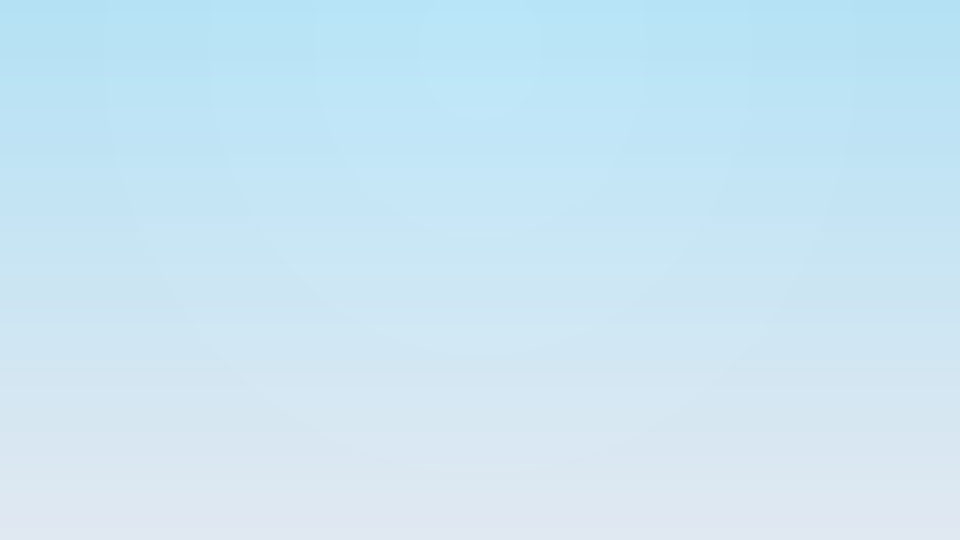
#> input picture blue_archive/assets/gacha_bg.png, 1920 x 1080 px (shown at 1/2 size)
$ python -i gacha_renderer.py   (imports and definitions only)
#> lines starting #> are read from the running program, lines starting #| are printed output that depends on the picture
### blue_archive/data.py
#this module loads student data and fetches live banner info from the api##
"""Student and banner data layer for the Blue Archive gacha simulator."""
######################################################################
import json
import logging
import random
from datetime import datetime, timezone
from pathlib import Path
from typing import Optional
from urllib.parse import quote

import aiohttp

from .constants import (
    BUNDLED_DB,
    BANNER_API,
    CHARACTER_API,
    PORTRAIT_CDN,
    WIKI_PORTRAIT_BASE,
    WIKI_VARIANT_MAP,
    BANNER_RATES,
    DEFAULT_RATES,
    RATEUP_RATE,
    PULL10_RATES,
)

log = logging.getLogger(__name__)


class StudentDB:
    """In-memory student database loaded from the bundled SchaleDB JSON."""

    def __init__(self) -> None:
        self.students: list[dict] = []
        self.by_id: dict[int, dict] = {}
        self.by_name: dict[str, dict] = {}
        self.by_rarity: dict[int, list[dict]] = {1: [], 2: [], 3: []}
        self._loaded = False

    # [55 lines left out: functions load, load_data, _index, not called in this run]

    async def merge_ennead(self, banner_cache: dict) -> int:
        """Fetch the ennead.cc character API and merge any new characters."""
        try:
            async with aiohttp.ClientSession() as session:
                async with session.get(CHARACTER_API, timeout=aiohttp.ClientTimeout(total=15)) as resp:
                    if resp.status != 200:
                        log.warning("Ennead character API returned %d", resp.status)
                        return 0
                    chars = await resp.json()
        except Exception:
            log.exception("Failed to fetch ennead character API")
            return 0

        return self.merge_chars(chars, banner_cache)

    # [93 lines left out: functions merge_chars, _merge_chars, _build_is_limited, pool_totals, not called in this run]

    def get(self, student_id: int) -> Optional[dict]:
        return self.by_id.get(student_id)

    # [149 lines left out: functions get_by_name, resolve_rateups, build_pool, weighted_pick, random_by_rarity, cdn_portrait, not called in this run]

    def cdn_collection(self, student: dict) -> str:
        """SchaleDB CDN collection art URL (in-game card portrait, keyed by ID)."""
        return f"{PORTRAIT_CDN}/student/collection/{student['Id']}.webp"

    def cdn_sprite(self, student: dict) -> str:
        """SchaleDB CDN full-body sprite URL (last resort, keyed by ID)."""
        return f"{PORTRAIT_CDN}/student/portrait/{student['Id']}.webp"


# Global singleton
db = StudentDB()


# [9 lines left out: function roll_rarity, not called in this run]


def get_rates_for_banner(banner: dict) -> tuple[float, float, float]:
    """Return (3star_rate, 2star_rate, 1star_rate) for a banner's gachaType."""
    return BANNER_RATES.get(banner.get("gachaType", ""), DEFAULT_RATES)


# --- Banner fetching ---------------------------------------------------------

async def fetch_banners(session: Optional[aiohttp.ClientSession] = None) -> Optional[dict]:
    """Fetch live banner data from the BlueArchiveAPI.

    Returns {"current": [...], "upcoming": [...], "ended": [...]}, or None if
    the fetch failed (so callers can keep their last good data).
    Each banner has: id, gachaType, rateups (list of names), startedAt, endedAt.
    """
    close_session = session is None
    if close_session:
        session = aiohttp.ClientSession()

    try:
        async with session.get(BANNER_API) as resp:
            if resp.status == 200:
                data = await resp.json()
                log.info("Fetched %d current, %d upcoming banners",
                         len(data.get("current", [])),
                         len(data.get("upcoming", [])))
                return data
            else:
                log.warning("Banner API returned status %d", resp.status)
                return None
    except Exception:
        log.exception("Failed to fetch banners from API")
        return None
    finally:
        if close_session:
            await session.close()


# [37 lines left out: functions banner_unavailable_reason, format_banner_embed, not called in this run]

### blue_archive/gacha_renderer.py
#this renders the gacha recruitment result screen using pillow, mimics the in-game look##
"""Pillow-based compositor: renders an in-game-style gacha recruitment result screen."""
######################################################################
import asyncio
import functools
import io
import logging
import math
import os
import time
import uuid
from pathlib import Path
from typing import Optional

import aiohttp
from PIL import Image, ImageDraw, ImageFont

from .data import db
from .constants import (
    CANVAS_W, CANVAS_H,
    CARD_W, CARD_H, CARD_RADIUS,
    GAP_X, GAP_Y, COLS, ROWS,
    GRID_W, GRID_H, GRID_X, GRID_Y,
    HEADER_Y, FOOTER_Y,
    STAR_BANNER_H, NAME_STRIP_H, PORTRAIT_TOP, PORTRAIT_H,
    RARITY_COLOR, RARITY_BG,
    BUST_HEIGHT_FRAC, BUST_HEAD_FRAC,
    BG_PATH, SPARK_TARGET,
    PORTRAIT_CACHE_DIR, WIKI_RETRY_HOURS,
    FONT_PATHS,
)

log = logging.getLogger(__name__)

# ── Font helpers ───────────────────────────────────────────────────────────

@functools.lru_cache(maxsize=16)
def _get_font(size: int, bold: bool = False) -> ImageFont.FreeTypeFont:
    """Try to load a nice font; fall back to default.  Cached per (size, bold)."""
#> called with size = 52, bold = True
    for fp in FONT_PATHS:
        if Path(fp).exists():
            try:
                return ImageFont.truetype(fp, size)
            except Exception:
                continue
    return ImageFont.load_default()


HEADER_FONT = _get_font(52, bold=True)
FOOTER_FONT = _get_font(18, bold=False)


# ── Image fetching ─────────────────────────────────────────────────────────

def _bust_crop(img: Image.Image) -> Image.Image:
    """Crop a full-body sprite to head-and-shoulders so it fills the card.

    Anchored on the alpha box top (Kid variants sit lower in the frame) and on
    the alpha-weighted centre of the top slice, so thin props like rifles and
    parasols barely pull the crop off the face.
    """
    alpha = img.getchannel("A")
    box = alpha.getbbox()
    if not box:
        return img
    left, top, right, bottom = box
    fig_h = bottom - top
    crop_h = min(img.height - top, max(1, int(fig_h * BUST_HEIGHT_FRAC)))
    head = alpha.crop((left, top, right, top + max(1, int(fig_h * BUST_HEAD_FRAC))))
    cols = head.resize((head.width, 1), Image.BOX).tobytes()
    weight = sum(cols)
    offset = sum(x * c for x, c in enumerate(cols)) // weight if weight else head.width // 2
    cx = left + offset
    crop_w = min(img.width, max(1, round(crop_h * (CARD_W - 12) / PORTRAIT_H)))
    x0 = max(0, min(img.width - crop_w, cx - crop_w // 2))
    return img.crop((x0, top, x0 + crop_w, top + crop_h))


# [27 lines left out: functions _cached_portrait, _cache_portrait, not called in this run]


# [33 lines not run here, left out]


# ── Drawing helpers ────────────────────────────────────────────────────────

# [51 lines left out: functions _star_polygon, _draw_star_icons, _load_background, _encode_png, not called in this run]


# ── Main render ────────────────────────────────────────────────────────────

# [46 lines not run here, left out]


# [147 lines left out: functions _draw_header, _draw_footer, _draw_card, not called in this run]

>>> import cv2
>>> picture = cv2.imread('assets/gacha_bg.png', cv2.IMREAD_GRAYSCALE)
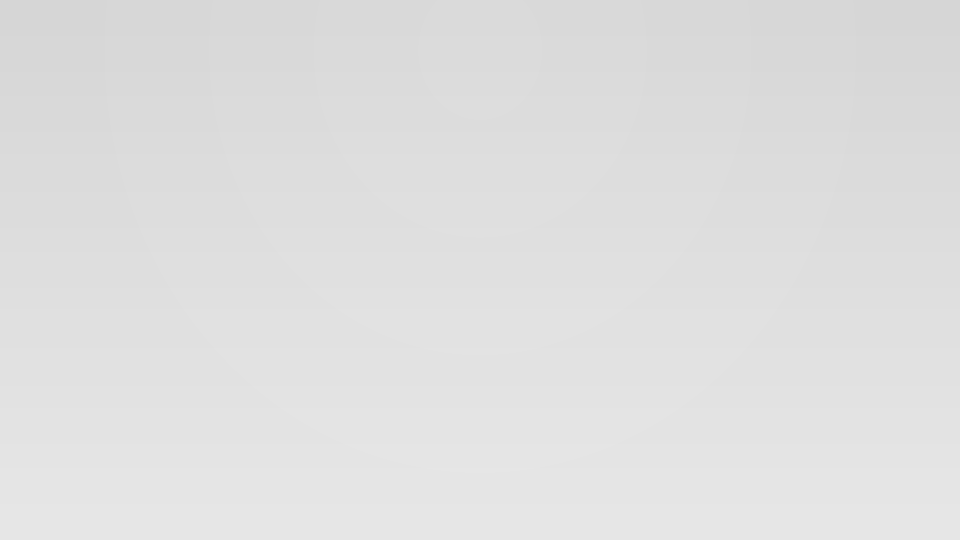
#> picture: shape (1080, 1920) (shown at 1/2 size); min 214, max 230, mean 223
#> (the run stopped early here; a loop or call above may not have finished)
